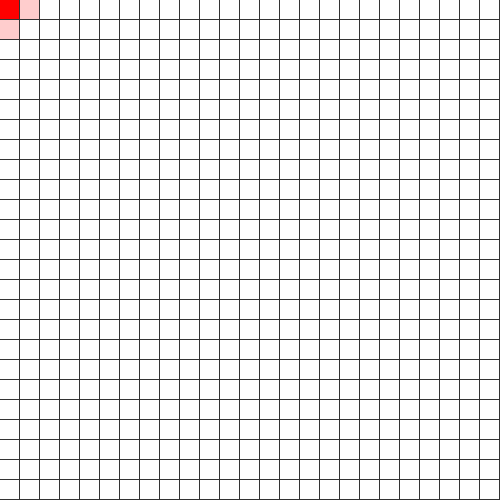
Frame 1 (no input)
Frame 60 (the mouse pressed at the canvas centre just before this capture): identical to frame 1, image omitted
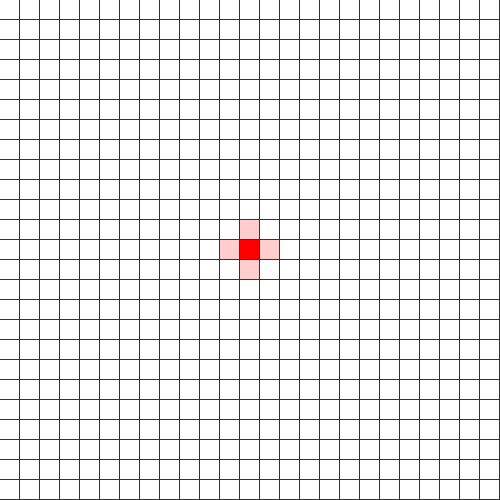
Frame 120 (the mouse held since frame 60 and released just before this capture)

The Processing sketch that drew these frames (run headless with seeded random() and noise(); from frame 60 on, the mouse is pressed at the canvas centre):

// Processing sketch: GridAndNeighbors
// ── GridAndNeighbors.pde
int cols = 25;
int rows = 25;
float cw, ch;

ArrayList <Cell> grid = new ArrayList <Cell> ();
Cell mouseC;

void setup()
{
	size(500, 500);
	cw = float(width) / cols;
	ch = float(height) / rows;
	for (int j = 0; j < rows; j++)
	{
		for (int i = 0; i < cols; i++)
		{
			grid.add(new Cell(i, j));
		}
	}
	for (Cell c : grid)
		c.addNeighbors();

}
void draw()
{
	background(51, 255);
	for (Cell c : grid)
	{
		c.show(color(255));
	}

	// show cell @ mouse cursor
	mouseC = grid.get(int(mouseX / cw) + int(mouseY / ch) * cols);
	mouseC.show(color(255, 0, 0));

	// show cells in neighbors ArrayList
	for (Cell n : mouseC.neighbors)
	{
		n.show(color(255, 0, 0, 50));
	}
}
// ── Cell.pde
class Cell
{
	int x, y;
	ArrayList <Cell> neighbors = new ArrayList <Cell> ();

	public Cell (int x_, int y_)
	{
		x = x_;
		y = y_;
	}

	void show(color c)
	{
		fill(c);
		noStroke();
		rect(x * cw, y * ch, cw - 1, ch - 1);
	}

	void addNeighbors()
	{
		if (x < cols - 1)
			neighbors.add(grid.get((x + 1) + y * cols));
		if (x > 0)
			neighbors.add(grid.get((x - 1) + y * cols));
		if (y < rows - 1)
			neighbors.add(grid.get(x + (y + 1) * cols));
		if (y > 0)
			neighbors.add(grid.get(x + (y - 1) * cols));
	}

}
